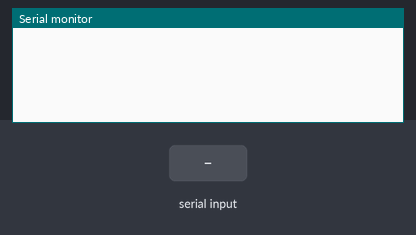
Recording of a sketch running on a simulated Arduino Uno, built with avr-gcc and run on an emulated ATmega328P. Shown: the last lines printed to the serial monitor. The inputs (shaded band) are chosen by the test bench.

Above: at 1.2 s.
1.3 s: "A" received over Serial
At 3.5 s:
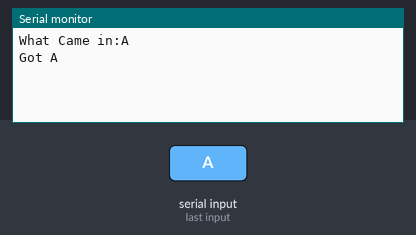
3.8 s: "B" received over Serial
At 5.4 s:
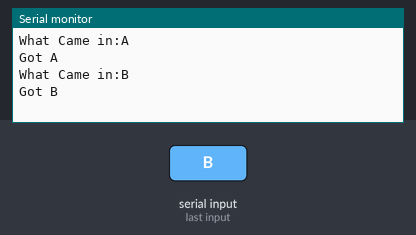
6.3 s: "1" received over Serial
At 7.9 s:
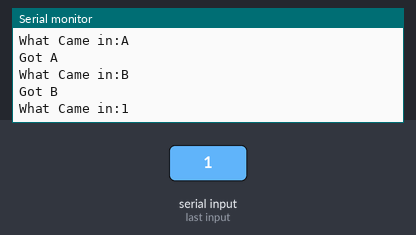

The sketch:

School_Serial_v1.ino
```cpp
//String this is where the data that I type in will get stored
String whatCameIn = "";

void setup() {

  //Sets up the serial Speed
  Serial.begin(9600);
}


//Program will just keep looping around here looking for work to do !
void loop() {

 //Id the serial line is good to go
 while(Serial.available())
 {

  //Read what I am typing in to the computer
  whatCameIn = Serial.readString();

  //Display back what I typed
  Serial.println("What Came in:" + whatCameIn);

  //Check to see what I typed in !
  if(whatCameIn.indexOf("A") == 0)           //If first Letter Contain A
  {
    //Display back if what I typed back was equal to the letter A
    Serial.println("Got A");
  }
  else if (whatCameIn.indexOf("B") == 0)     //If first Letter Contain B
  {
    //Display back if what I typed back was equal to the letter B
    Serial.println("Got B");
  }

 }

}
```

Measured:
- after the input at 1.3 s, the serial monitor: prints a new line after 1.0 s (image 1)
- after the input at 3.8 s, the serial monitor: prints a new line after 1.0 s (image 2)
- after the input at 6.3 s, the serial monitor: prints a new line after 1.0 s (image 3)
